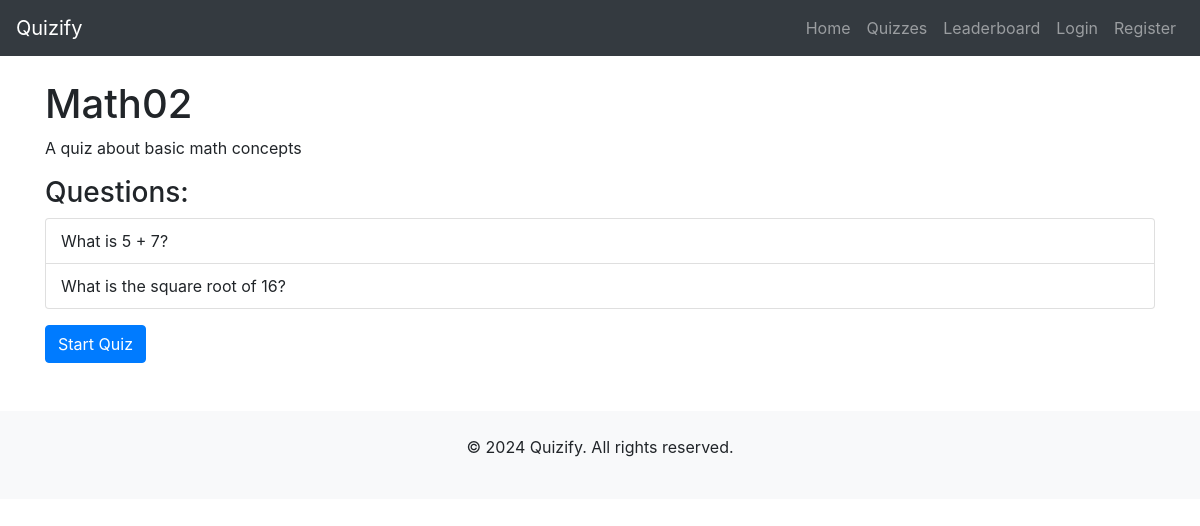
Page /quizzes/3/ on the committed database.
### quizzes/models.py (models this page shows, shortened)
class Quiz(models.Model):
    title = models.CharField(max_length=200)
    description = models.TextField()
    created_at = models.DateTimeField(auto_now_add=True)

class Question(models.Model):
    quiz = models.ForeignKey(Quiz, on_delete=models.CASCADE, related_name="questions")
    text = models.TextField()
    created_at = models.DateTimeField(auto_now_add=True)

### quizzes/views.py (the view)
# urls.py: path('quizzes/<int:quiz_id>/', views.quiz_detail, name='quiz_detail'),
def quiz_detail(request, quiz_id):
    quiz = get_object_or_404(Quiz, id=quiz_id)
    questions = quiz.questions.all()
    previous_quiz = Quiz.objects.filter(id__lt=quiz_id).order_by('-id').first()
    next_quiz = Quiz.objects.filter(id__gt=quiz_id).order_by('id').first()
    context = {
        'quiz': quiz,
        'questions': questions,
        'previous_quiz': previous_quiz,
        'next_quiz': next_quiz,
    }
    return render(request, 'quizzes/quiz_detail.html', context)

### quizzes/templates/quizzes/quiz_detail.html (shortened to what this page needs)
{% extends 'base.html' %}
{% block content %}
<h1>{{ quiz.title }}</h1>
<p>{{ quiz.description }}</p>
<h3>Questions:</h3>
<ul class="list-group">
    {% for question in questions %}
        <li class="list-group-item">{{ question.text }}</li>
    {% endfor %}
</ul>
<a href="{% url 'take_quiz' quiz.id %}" class="btn btn-primary mt-3">Start Quiz</a>
{% endblock %}

### static/css/style.css (style rules this page uses)
.list-group-item { padding: 10px 15px; }

### rows in the picture
Quiz: title "Math02", description "A quiz about basic math concepts"
Question: text "What is 5 + 7?"
Question: text "What is the square root of 16?"
